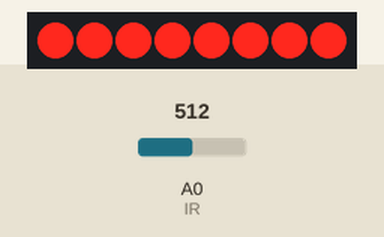
Simulated run of this sketch. Board: Arduino Uno, built with avr-gcc and run on an emulated ATmega328P. Shown: 8 shift-register outputs drawn as a row of LEDs (first output left, lit = HIGH). Wiring (inferred from the names in the program): shift register (74HC595): data pin 8; shift clock pin 10; latch pin 9. Wiring (inferred from the signals the program sends): row of LEDs: on Q0, Q1, Q2, Q3, Q4, Q5, Q6, Q7. The test bench sets the inputs (shaded band); at power-on: A0 (IR) = 512.

Above: at 1.2 s.
1.3 s: A0 (IR) set to 493
At 1.9 s:
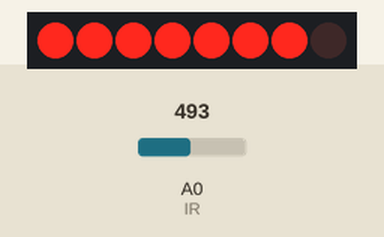
2.8 s: A0 (IR) set to 306
At 3.1 s:
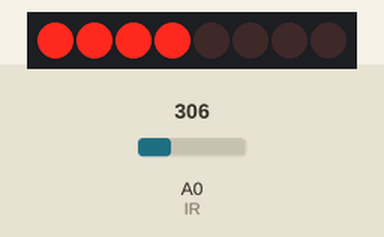
4.3 s: A0 (IR) set to 267
5.8 s: A0 (IR) set to 234
At 6.6 s:
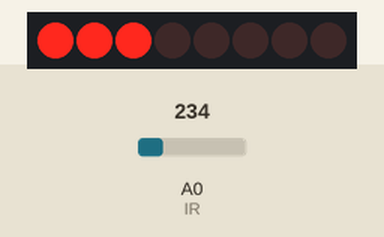
7.3 s: A0 (IR) set to 122
At 7.7 s:
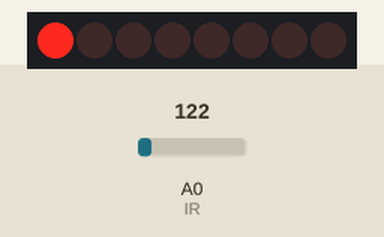
8.8 s: A0 (IR) set to 69
10.3 s: A0 (IR) set to 59
At 11.2 s:
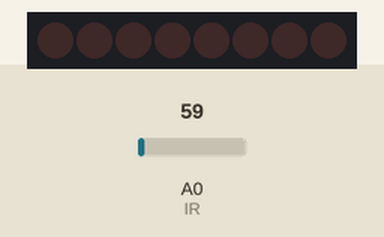
Timing chart, 0 to 12.8 s (numbered marks = the images above; inputs shaded):
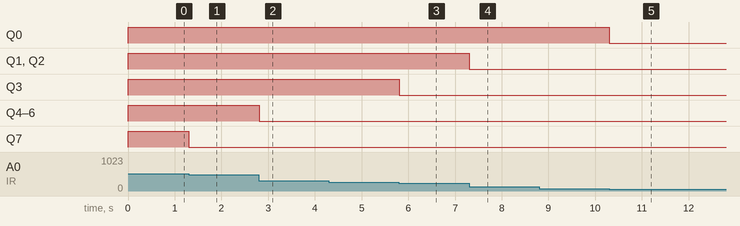

Measured:
- the behaviour switches between 500 and 499 on A0 (IR) (found by bisection; images 0 and 1)
- the behaviour switches between 250 and 249 on A0 (IR) (found by bisection; images 2 and 3)
- the behaviour switches between 63 and 62 on A0 (IR) (found by bisection; images 4 and 5)
- after the input at 1.3 s, Q7: HIGH → LOW at once
- after the input at 2.8 s, Q4–6: HIGH → LOW at once
- after the input at 4.3 s, every drawn part: stays the same
- after the input at 5.8 s, Q3: HIGH → LOW at once
- after the input at 7.3 s, Q1, Q2: HIGH → LOW at once
- after the input at 8.8 s, every drawn part: stays the same
- after the input at 10.3 s, Q0: HIGH → LOW at once

The sketch:

distance_sense_rate_LEDs.ino
```cpp
const int CLOCK = 10;
const int LATCH = 9;
const int SER = 8;
const int IR = A0;

int rank[9] = {0,1,3,7,15,31,63,127,255};
int val;

void setup() {
  pinMode(SER, OUTPUT);
  pinMode(LATCH, OUTPUT);
  pinMode(CLOCK, OUTPUT);
}

void loop() {
  val = map(analogRead(IR), 0, 500, 0, 8);
  val = constrain(val, 0, 8);

  digitalWrite(LATCH, LOW);
  shiftOut(SER, CLOCK, MSBFIRST, rank[val]);
  digitalWrite(LATCH, HIGH);
  delay(10);
}
```
